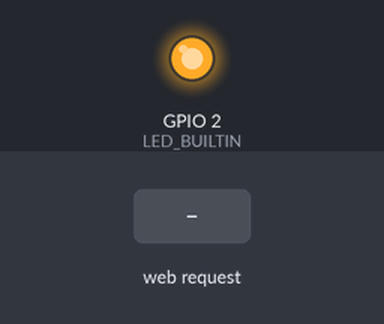
Recording of a sketch running on a simulated ESP8266 (NodeMCU). Parts: output pins drawn as LEDs (lit = HIGH, except the on-board LED, lit = LOW). The test bench sets the inputs (shaded band). WiFi joins after 1.5 s; servers stay silent unless stated; what the sketch prints to the serial monitor is not drawn.

Above: at 2.7 s.
2.8 s: HTTP request GET /led?state=off received
At 3.7 s:
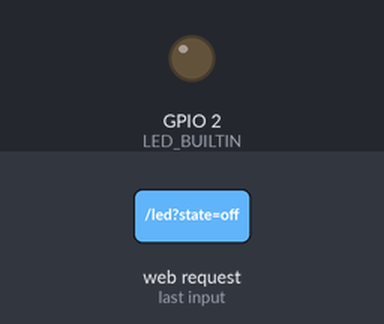
4.3 s: HTTP request GET /led?state=on received
At 4.9 s:
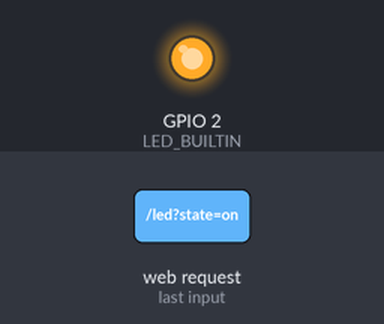
Timing chart, 0 to 7.3 s (numbered marks = the images above; inputs shaded):
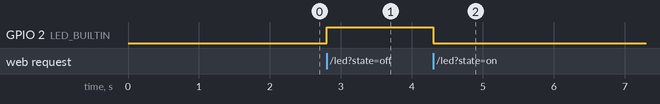

Measured:
- after the input at 2.8 s, GPIO 2 (LED_BUILTIN): LOW → HIGH at once
- after the input at 4.3 s, GPIO 2 (LED_BUILTIN): HIGH → LOW at once

The sketch:

esp_sta_mode.ino
```cpp
#include<ESP8266WiFi.h>

// WiFi Definitions
const char* ssid = "jivko";
const char* password = "jivkottt";
const char* value = "";

WiFiServer server(80);

void setup() {
   Serial.begin(115200);
   delay(10);
   pinMode(LED_BUILTIN, OUTPUT);
   digitalWrite(LED_BUILTIN, LOW);
   WiFi.mode(WIFI_STA);
   WiFi.begin(ssid, password);

   //wait till esp is connected to wifi
   while (WiFi.status() != WL_CONNECTED) {
   delay(500);
   Serial.print(".");
   }
   Serial.println("");
   Serial.println(WiFi.localIP());
   server.begin();
}

void loop() {
  // Check if client has connected
  WiFiClient client = server.available();
  if(!client) {
    return;
  }

  // Read the request line
  String request = client.readStringUntil('\r');
  Serial.println(request);
  client.flush();

  // Match request
  if(request.indexOf("/led?state=on") != -1) {
     digitalWrite(LED_BUILTIN, LOW);
     value = "on";
  } else if (request.indexOf("/led?state=off") != -1) {
     digitalWrite(LED_BUILTIN, HIGH);
      value = "off";
  }

  client.flush();

  // create json response
  String s = "HTTP/1.1 200 OK\r\n";
  s += "Content-Type: application/json\r\n\r\n";
  s += "{\"data\":{\"message\":\"success\",\"value\":\"";
  s += value;
  s += "\"}}\r\n";
  s += "\n";

  // Send the response
  client.print(s);
  delay(1);
  Serial.println("Client disconnected");
}
```
